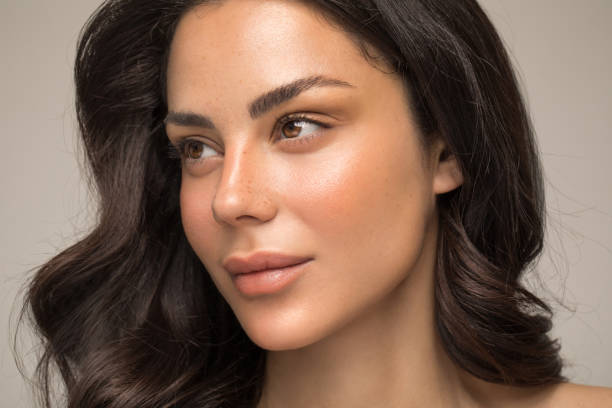
#> input picture image-sharpening/laplacian_edge_detection.jpg, 612 x 408 px, found by its file name
$ jupyter execute laplacian_image_sharpening.ipynb   (older library calls are emulated)
#> lines starting #> are read from the running program, lines starting #| are printed output that depends on the picture
[cell 1]
## laplacian sharpening

import cv2
import numpy as np
import matplotlib.pyplot as plt

# Read image
img = cv2.imread('/content/laplacian_edge_detection.jpg', 0)
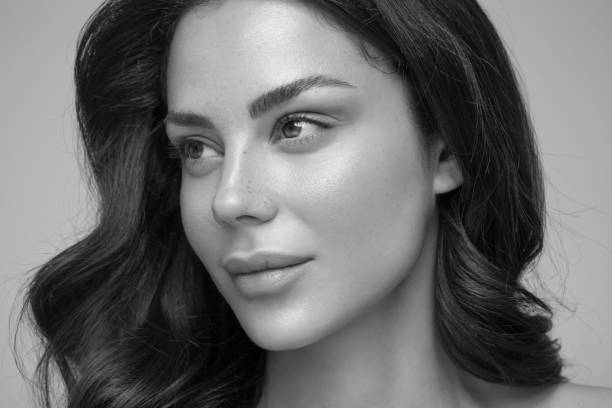
#> img: shape (408, 612); min 0, max 241, mean 108.7

# Laplacian
lap = cv2.Laplacian(img, cv2.CV_64F)
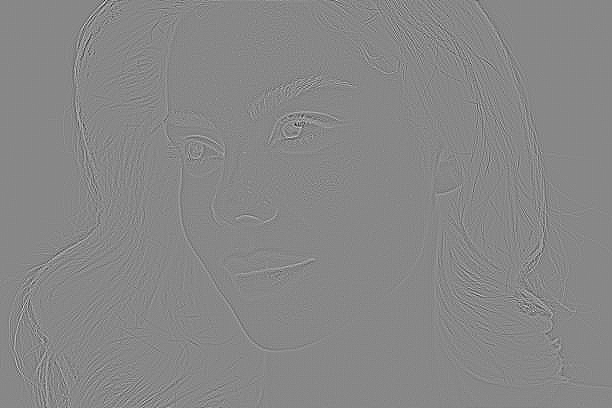
#> lap: shape (408, 612) float64; min -206, max 181, mean 0; drawn with min black and max white

# Sharpen
sharp = img - lap
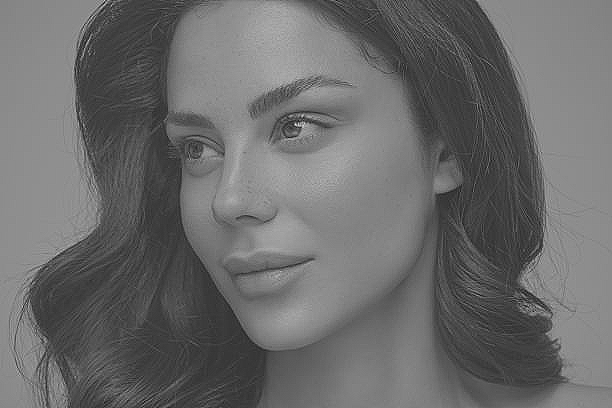
#> sharp: shape (408, 612) float64; min -114, max 414, mean 108.7; drawn with min black and max white

# Convert to uint8
sharp = np.clip(sharp, 0, 255)
sharp = np.uint8(sharp)

# Display
plt.figure(figsize=(8,4))

plt.subplot(1,2,1)
plt.imshow(img, cmap='gray')
plt.title("Original")

plt.subplot(1,2,2)
plt.imshow(sharp, cmap='gray')
plt.title("Sharpened")

plt.show()
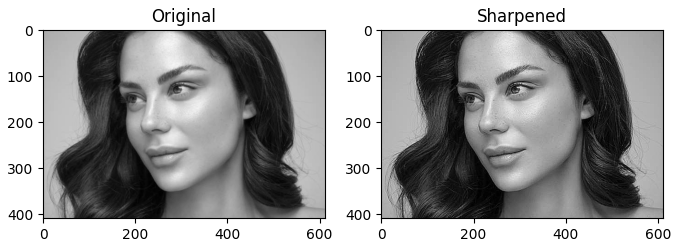
#> figure drawn by matplotlib, 2 panels
